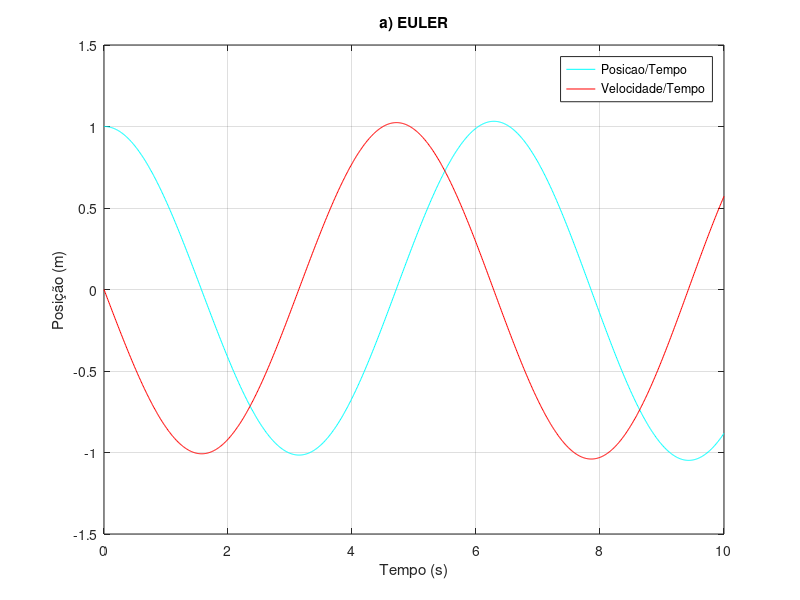
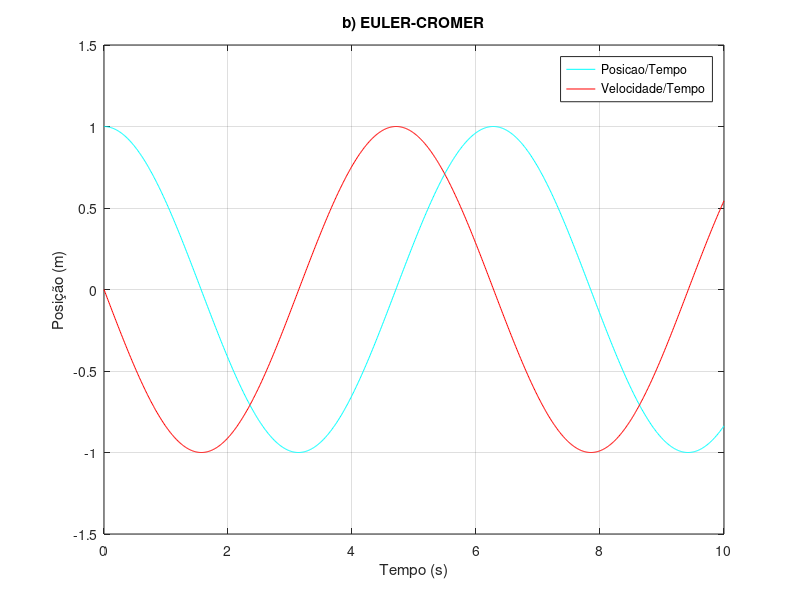
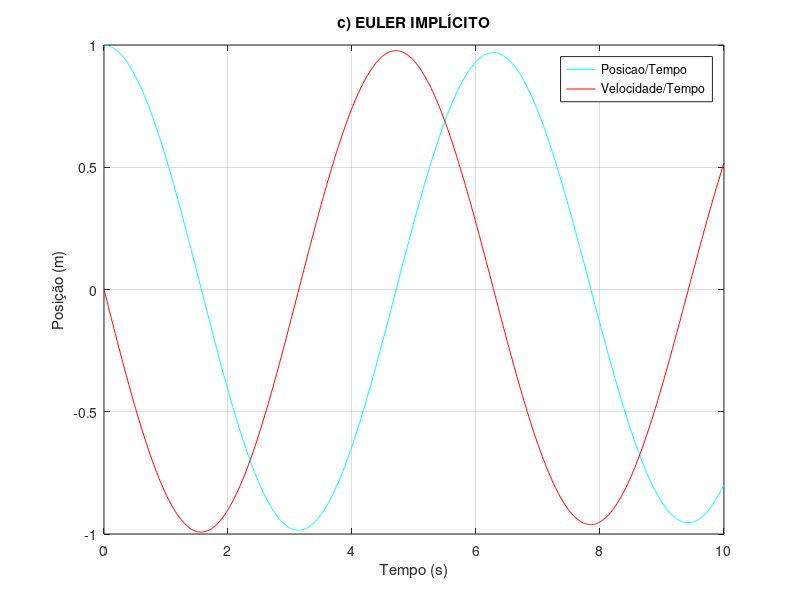
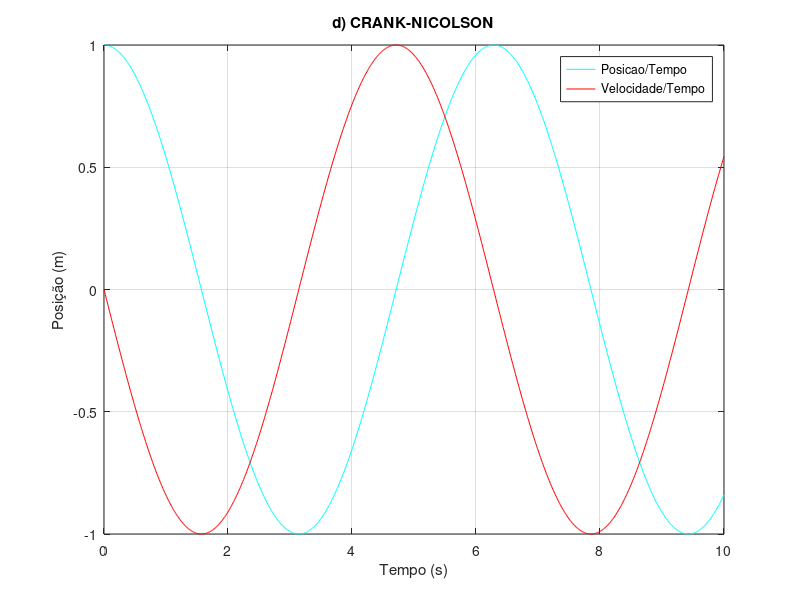

Here is the MATLAB script that generated these plots, in order: (Note: this script raises an error after producing the figures.)
close all
clear all
clc

% Alínea a) -- Euler Explicito

% Definição de Variáveis (S.I.)

posicao_inicial=1;
velocidade_inicial=0;
K=1; % Constante da Mola
m=1;

tempo_inicial=0;
delta_t=0.01;
tempo_final=10;

t=tempo_inicial:delta_t:tempo_final;

N=length(t);

posicao=zeros(1,N);
posicao(1)=posicao_inicial;

velocidade=zeros(1,N);
velocidade(1)=velocidade_inicial;

for i=1:N-1
    
    aceleracao=-((K*posicao(i))/m);
    velocidade(i+1)=velocidade(i)+aceleracao*delta_t;
    posicao(i+1)=posicao(i)+velocidade(i)*delta_t;
    
end

figure(1)

plot(t,posicao,'-c')
hold on
plot(t,velocidade,'-r')
ylabel('Posição (m)')
xlabel('Tempo (s)')
title('a) EULER')
legend('Posicao/Tempo','Velocidade/Tempo')
grid on


% Alínea b) -- Euler-Cromer

clear all

% Definição de Variáveis (S.I.)

posicao_inicial=1;
velocidade_inicial=0;
K=1; % Constante da Mola
m=1;

tempo_inicial=0;
delta_t=0.01;
tempo_final=10;

t=tempo_inicial:delta_t:tempo_final;

N=length(t);

posicao=zeros(1,N);
posicao(1)=posicao_inicial;

velocidade=zeros(1,N);
velocidade(1)=velocidade_inicial;

for i=1:N-1
    
    aceleracao=-((K*posicao(i))/m);
    velocidade(i+1)=velocidade(i)+aceleracao*delta_t;
    posicao(i+1)=posicao(i)+velocidade(i+1)*delta_t;
    
end

figure(2)

plot(t,posicao,'-c')
hold on
plot(t,velocidade,'-r')
ylabel('Posição (m)')
xlabel('Tempo (s)')
title('b) EULER-CROMER')
legend('Posicao/Tempo','Velocidade/Tempo')
grid on


% Alínea C) -- Euler Implícito

clear all

% Definição de Variáveis (S.I.)

posicao_inicial=1;
velocidade_inicial=0;
K=1; % Constante da Mola
m=1;

tempo_inicial=0;
delta_t=0.01;
tempo_final=10;

t=tempo_inicial:delta_t:tempo_final;

N=length(t);

posicao=zeros(1,N);
posicao(1)=posicao_inicial;

velocidade=zeros(1,N);
velocidade(1)=velocidade_inicial;

% a*Z=b

a=[1,(K/m)*delta_t;-delta_t,1];

for i=1:N-1
    
%     posicao(i+1)=posicao(i)+velocidade(i+1)*delta_t;
%     aceleracao=-((K*posicao(i+1))/m);
%     velocidade(i+1)=velocidade(i)+aceleracao*delta_t;
    
%     Z=[velocidade(i+1);posicao(i+1)];

    b=[velocidade(i);posicao(i)];
    
    Z=linsolve(a,b);
    
    velocidade(i+1)=Z(1);
    posicao(i+1)=Z(2);
    
end

figure(3)

plot(t,posicao,'-c')
hold on
plot(t,velocidade,'-r')
ylabel('Posição (m)')
xlabel('Tempo (s)')
title('c) EULER IMPLÍCITO')
legend('Posicao/Tempo','Velocidade/Tempo')
grid on


% Alínea D) -- Crank-Nicolson

clear all

% Definição de Variáveis (S.I.)

posicao_inicial=1;
velocidade_inicial=0;
K=1; % Constante da Mola
m=1;

tempo_inicial=0;
delta_t=0.01;
tempo_final=10;

t=tempo_inicial:delta_t:tempo_final;

N=length(t);

posicao=zeros(1,N);
posicao(1)=posicao_inicial;

velocidade=zeros(1,N);
velocidade(1)=velocidade_inicial;

% a*Z=b

a=[1,(K/(2*m))*delta_t;-(delta_t/2),1];

for i=1:N-1
    
%     posicao(i+1)=posicao(i)+velocidade(i+1)*delta_t;
%     aceleracao=-((K*posicao(i+1))/m);
%     velocidade(i+1)=velocidade(i)+aceleracao*delta_t;
    
%     Z=[velocidade(i+1);posicao(i+1)];

    b=[-(K/(2*m))*delta_t*posicao(i)+velocidade(i);posicao(i)+velocidade(i)*(delta_t/2)];
    
    Z=linsolve(a,b);
    
    velocidade(i+1)=Z(1);
    posicao(i+1)=Z(2);
    
end

figure(4)

plot(t,posicao,'-c')
hold on
plot(t,velocidade,'-r')
ylabel('Posição (m)')
xlabel('Tempo (s)')
title('d) CRANK-NICOLSON')
legend('Posicao/Tempo','Velocidade/Tempo')
grid on

% Alínea E) usando Crank-Nicolson

aux=lagr();





